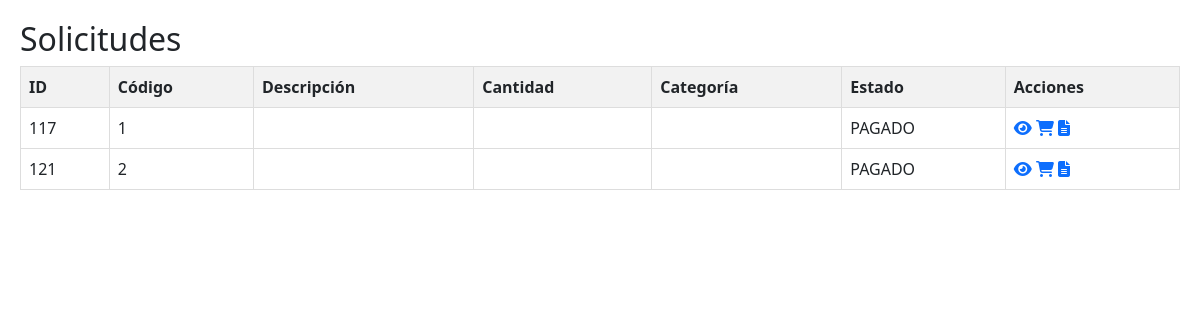
The page /cotizaciones/read_solicitud.php on the database as committed earlier.
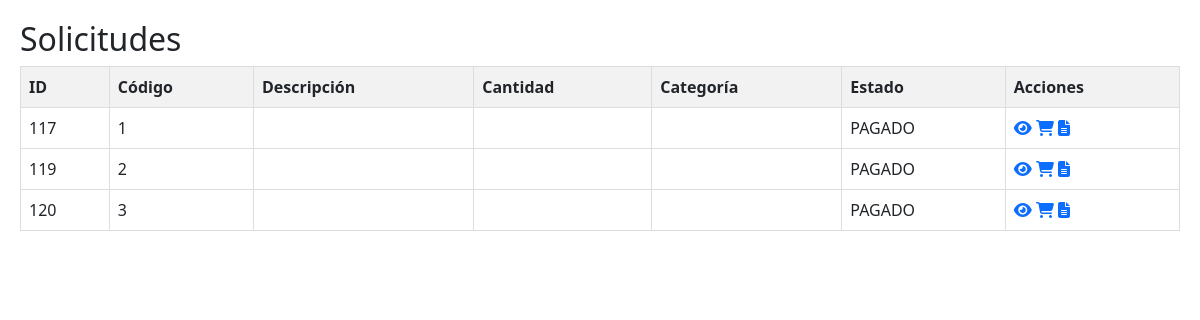
The same page on the database as committed later.
### tables this page shows
CREATE TABLE `tbl_solicitudes` (
  `id` int(11) NOT NULL AUTO_INCREMENT,
  `codigo` varchar(100) NOT NULL,
  `usuario_id` int(11) DEFAULT NULL,
  `idDepartamento` int(11) DEFAULT NULL,
  `fecha_ingreso` timestamp NOT NULL DEFAULT current_timestamp() ON UPDATE current_timestamp(),
  `fecha_modificacion` timestamp NOT NULL DEFAULT current_timestamp(),
  `estado` varchar(100) NOT NULL,
  PRIMARY KEY (`id`),
  KEY `fk_tbl_solicitudes_tbl_departamentos` (`idDepartamento`),
  KEY `fk_tbl_solicitudes_tbl_ms_usuario` (`usuario_id`),
  CONSTRAINT `fk_tbl_solicitudes_tbl_departamentos` FOREIGN KEY (`idDepartamento`) REFERENCES `tbl_departamentos` (`id_departamento`) ON DELETE CASCADE ON UPDATE CASCADE
);

### cotizaciones/read_solicitud.php (the view, shortened to what this page needs)
<?php
include 'db_connection.php';
$sql = "SELECT * FROM tbl_solicitudes";
$result = $conn->query($sql);
?>
<!DOCTYPE html>
<html>
<head>
    <link rel="stylesheet" href="../css/estilos.css">
    <link href="https://cdn.jsdelivr.net/npm/bootstrap@5.3.0/dist/css/bootstrap.min.css" rel="stylesheet">
    <link rel="stylesheet" href="https://cdnjs.cloudflare.com/ajax/libs/bootstrap/5.3.0/css/bootstrap.min.css">
</head>
<body>
    <h2>Solicitudes</h2>
    <table class="solicitud-table">
        <tr>
            <th>ID</th>
            <th>Código</th>
            <th>Descripción</th>
            <th>Cantidad</th>
            <th>Categoría</th>
            <th>Estado</th>
            <th>Acciones</th>
        </tr>
        <?php
        if ($result->num_rows > 0) {
            while ($row = $result->fetch_assoc()) {
                echo "<tr>";
                echo "<td>" . $row["id"] . "</td>";
                echo "<td>" . $row["codigo"] . "</td>";
                echo "<td>" . $row["descripcion"] . "</td>";
                echo "<td>" . $row["cantidad"] . "</td>";
                echo "<td>" . $row["categoria_productos"] . "</td>";
                echo "<td>" . $row["estado"] . "</td>";
                echo "<td>
                <a href='view_solicitud.php?id=" . $row["id"] . "'><i class='fas fa-eye'></i></a>
                <a href='add_cotizacion.php?id=" . $row["id"] . "'><i class='fas fa-shopping-cart'></i></a>
                <a href='detalle_solicitud.php?id=" . $row["id"] . "'><i class='fas fa-file-alt'></i></a>
                      </td>";
                echo "</tr>";
            }
        } else {
            echo "No se encontraron solicitudes.";
        }
        ?>
    </table>
</body>
</html>

Rows that differ between the two databases and show on the page:
removed tbl_solicitudes: id "121", codigo "2", estado "PAGADO"
added tbl_solicitudes: id "119", codigo "2", estado "PAGADO"
added tbl_solicitudes: id "120", codigo "3", estado "PAGADO"
